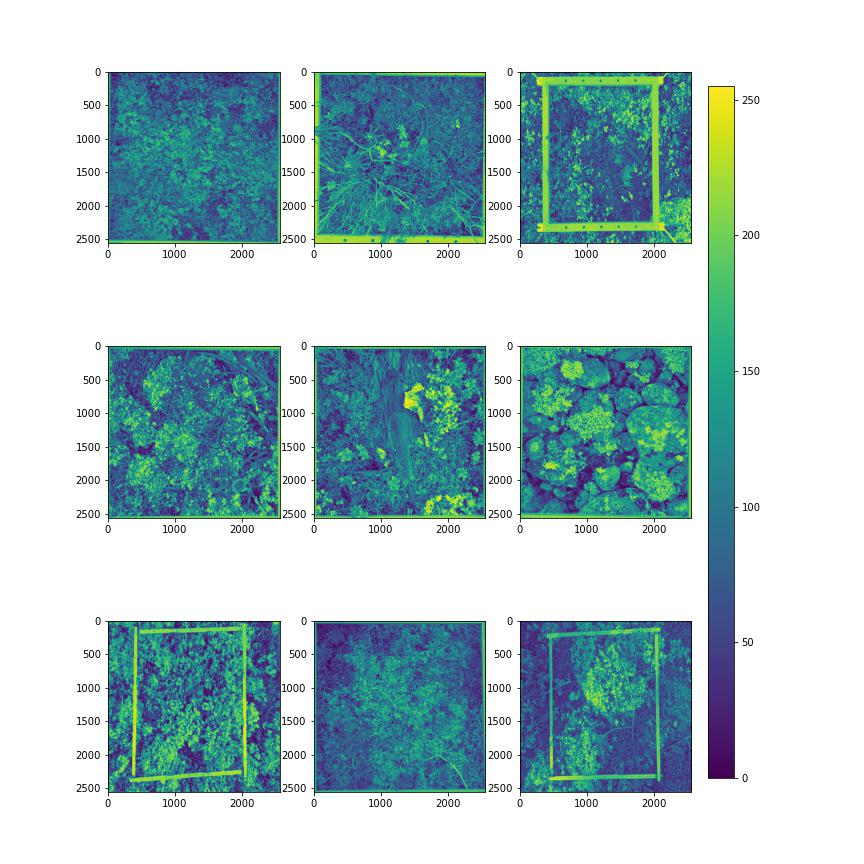
#> input picture Tester_med_ram.jpg, 864 x 864 px; its folder holds only this picture in this run
$ python -i color_correction.py   (imports and definitions only)
#> lines starting #> are read from the running program, lines starting #| are printed output that depends on the picture
#> further down, picture is the input picture: shape (864, 864, 3); mean B, G, R 204.2, 200.8, 176.9
import cv2
import numpy as np
import sys
from matplotlib import pyplot as plt
from scipy.optimize import minimize_scalar
sys.path.append('remove_frame')
from removeFrame import removeFrame
import colour

def histogram_norm(img, clipLimit=6.0, tileGridSize=(6,6)):
    #img = cv2.imread(path)
#> called with clipLimit = 6, tileGridSize = (6, 6)
    lab = cv2.cvtColor(img, cv2.COLOR_BGR2LAB)
#> lab: shape (864, 864, 3); mean of channels 0, 1, 2 201, 122.7, 123.6
    l_channel, a, b = cv2.split(lab)
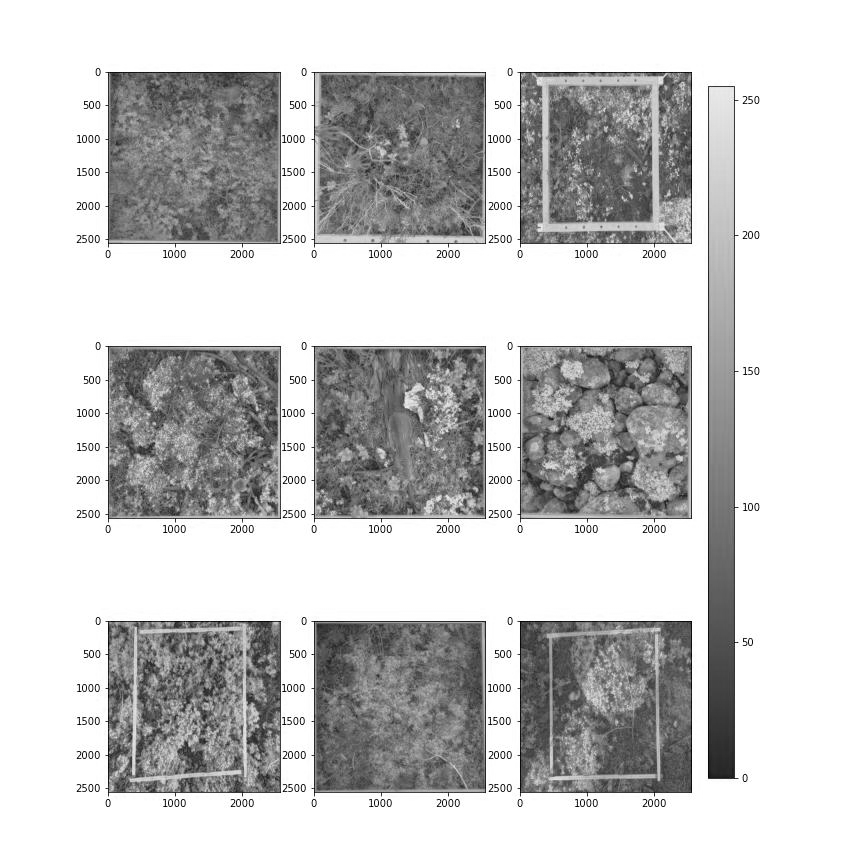
#> l_channel: shape (864, 864); min 0, max 255, mean 201
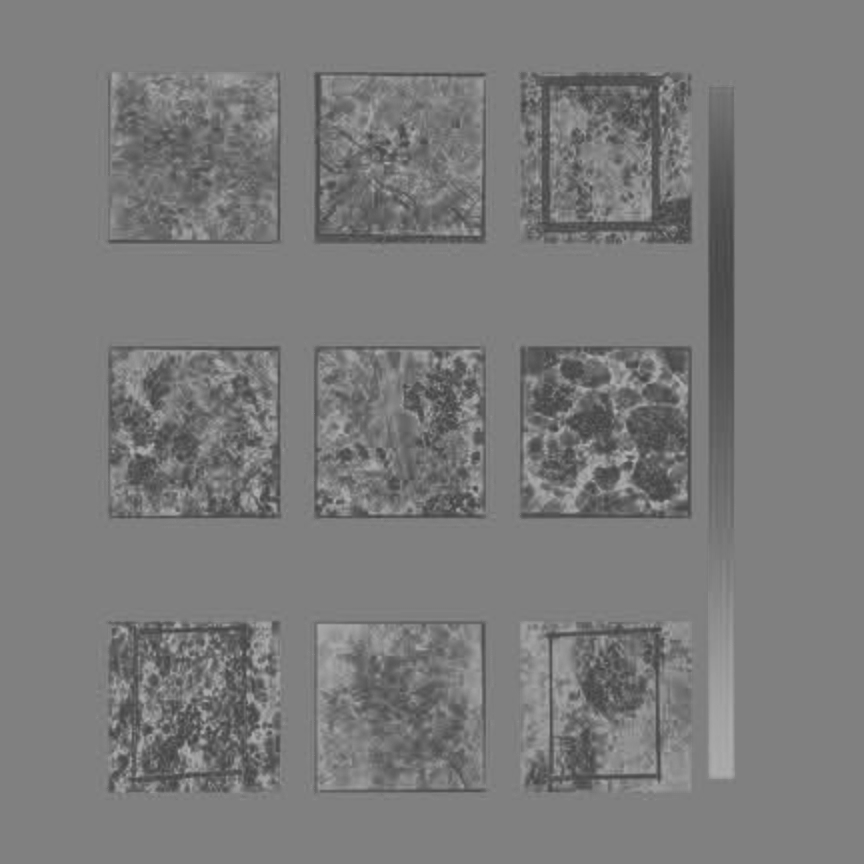
#> a: shape (864, 864); min 65, max 177, mean 122.7
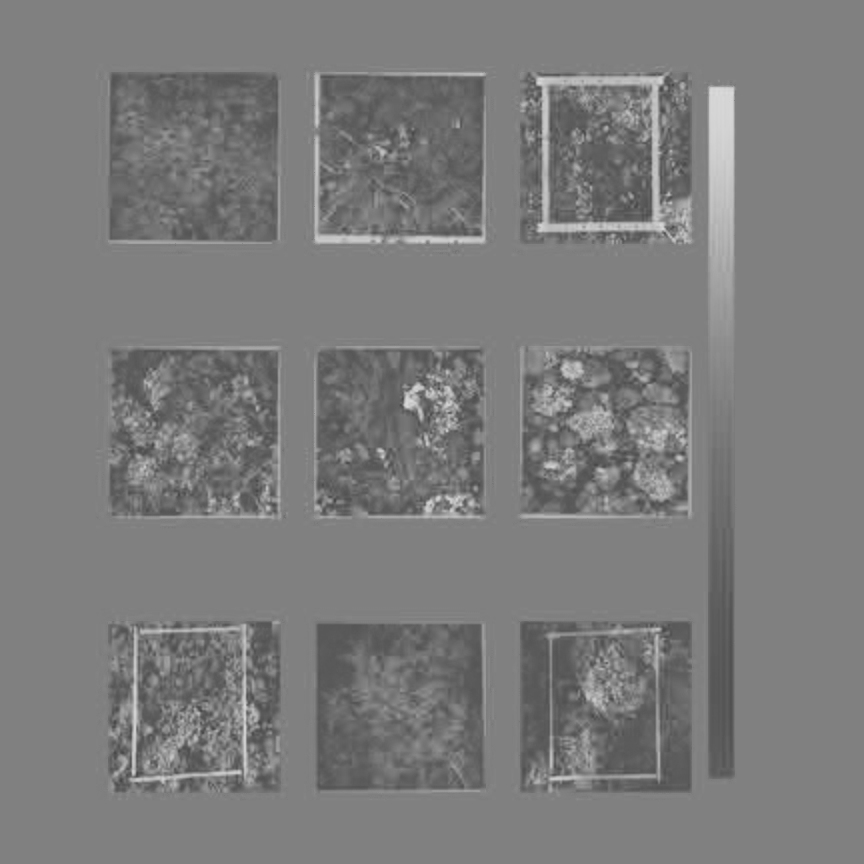
#> b: shape (864, 864); min 71, max 217, mean 123.6

    # Applying CLAHE to L-channel - tileGridSize controls the size of the where local
    clahe = cv2.createCLAHE(clipLimit=6.0, tileGridSize=(6,6))
    cl = clahe.apply(l_channel)
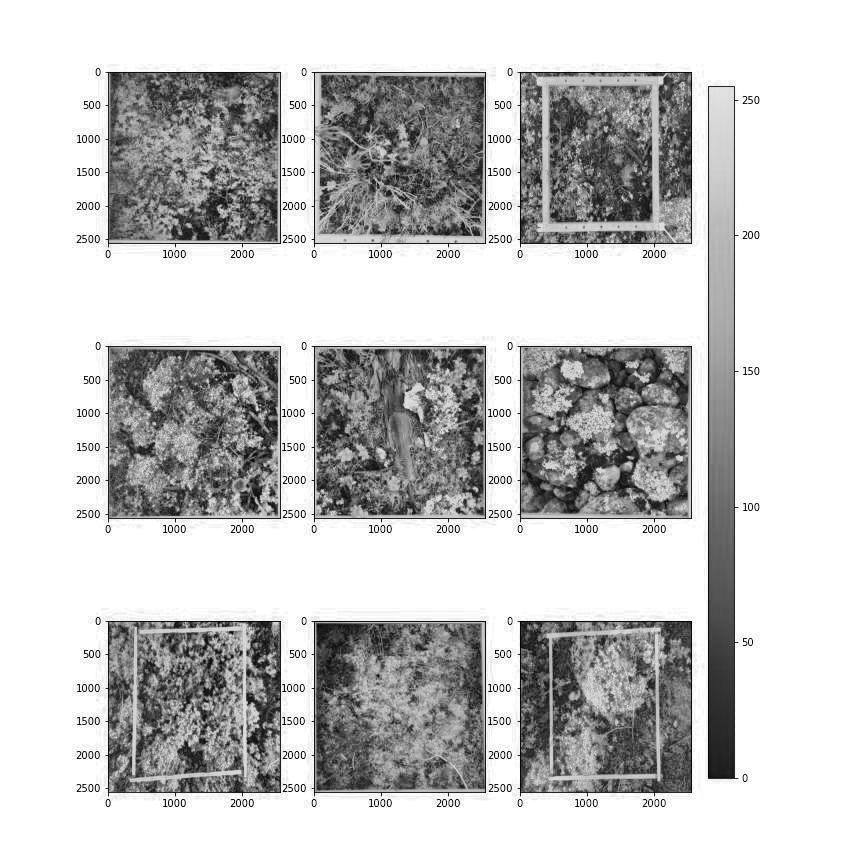
#> cl: shape (864, 864); min 0, max 255, mean 198.5

    # merge the CLAHE enhanced L-channel with the a and b channel
    limg = cv2.merge((cl,a,b))
#> limg: shape (864, 864, 3); mean of channels 0, 1, 2 198.5, 122.7, 123.6
    histoImg = cv2.cvtColor(limg, cv2.COLOR_LAB2BGR)
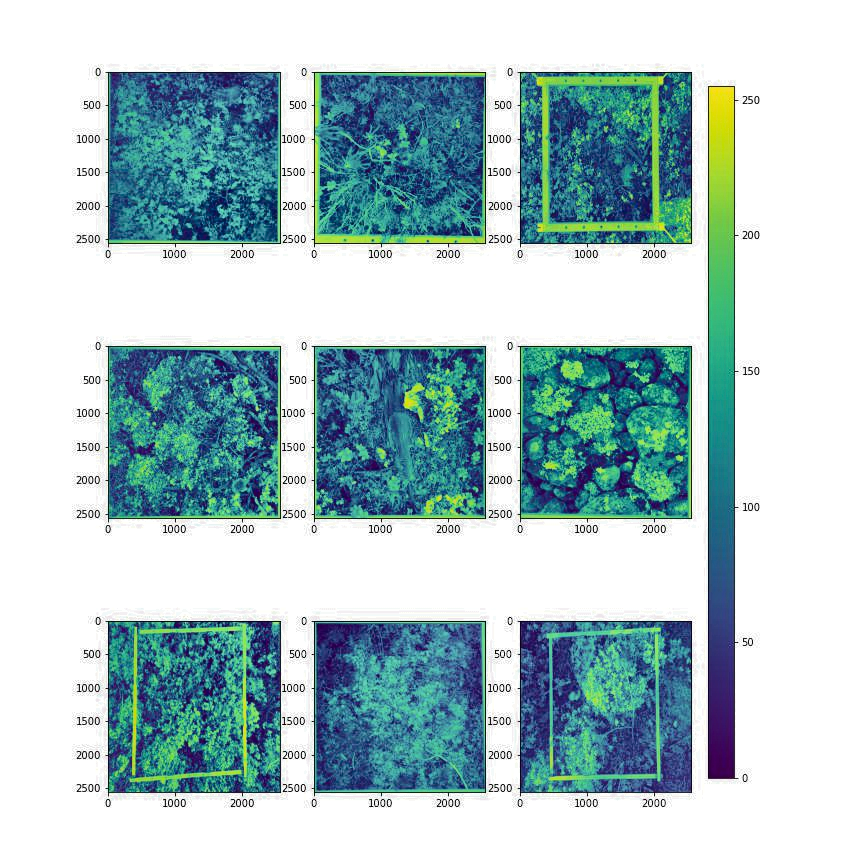
#> histoImg: shape (864, 864, 3); mean B, G, R 201.8, 198.7, 174.3
    return histoImg


# [99 lines left out: functions color_correction, gammaCorrection, dist_euc, not called in this run]

# Cosine dist
from numpy.linalg import norm
# [4 lines left out: function dist_cos, not called in this run]

# Manhattan/cityblock dist
from scipy.spatial.distance import cityblock
# [23 lines left out: functions dist_manhattan, dist_weigtEuc, dist_Lab, not called in this run]

>>> import cv2
>>> picture = cv2.imread('../Tester_med_ram.jpg')
>>> result = histogram_norm(picture)
